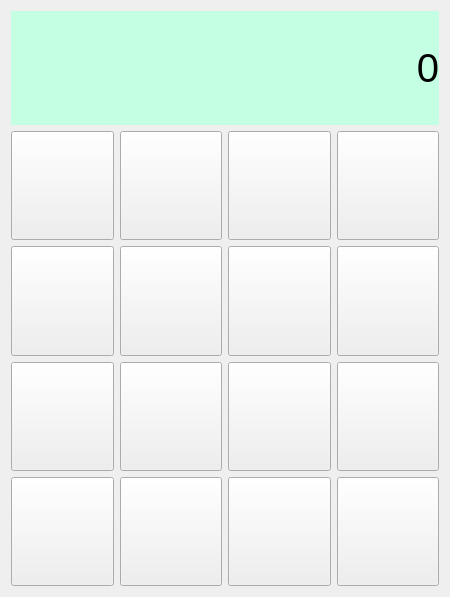
<?xml version="1.0" encoding="UTF-8"?>
<ui version="4.0">
 <class>Form</class>
 <widget class="QWidget" name="Form">
  <property name="geometry">
   <rect>
    <x>0</x>
    <y>0</y>
    <width>450</width>
    <height>597</height>
   </rect>
  </property>
  <property name="windowTitle">
   <string>Form</string>
  </property>
  <layout class="QVBoxLayout" name="verticalLayout" stretch="2,8">
   <item>
    <widget class="QLabel" name="lbl_result">
     <property name="font">
      <font>
       <pointsize>30</pointsize>
      </font>
     </property>
     <property name="styleSheet">
      <string notr="true">
background-color: rgb(196, 255, 228);</string>
     </property>
     <property name="text">
      <string>0</string>
     </property>
     <property name="alignment">
      <set>Qt::AlignRight|Qt::AlignTrailing|Qt::AlignVCenter</set>
     </property>
     <property name="margin">
      <number>20</number>
     </property>
    </widget>
   </item>
   <item>
    <layout class="QVBoxLayout" name="verticalLayout_2" stretch="0,0,0,0">
     <item>
      <layout class="QHBoxLayout" name="horizontalLayout_4">
       <item>
        <widget class="QPushButton" name="btn_7">
         <property name="sizePolicy">
          <sizepolicy hsizetype="Minimum" vsizetype="Preferred">
           <horstretch>0</horstretch>
           <verstretch>0</verstretch>
          </sizepolicy>
         </property>
         <property name="styleSheet">
          <string notr="true">border-image: url(:/number/img_7.png);</string>
         </property>
         <property name="text">
          <string/>
         </property>
         <property name="iconSize">
          <size>
           <width>64</width>
           <height>64</height>
          </size>
         </property>
        </widget>
       </item>
       <item>
        <widget class="QPushButton" name="btn_8">
         <property name="sizePolicy">
          <sizepolicy hsizetype="Minimum" vsizetype="Preferred">
           <horstretch>0</horstretch>
           <verstretch>0</verstretch>
          </sizepolicy>
         </property>
         <property name="styleSheet">
          <string notr="true">border-image: url(:/number/img_8.png);</string>
         </property>
         <property name="text">
          <string/>
         </property>
         <property name="iconSize">
          <size>
           <width>64</width>
           <height>64</height>
          </size>
         </property>
        </widget>
       </item>
       <item>
        <widget class="QPushButton" name="btn_9">
         <property name="sizePolicy">
          <sizepolicy hsizetype="Minimum" vsizetype="Preferred">
           <horstretch>0</horstretch>
           <verstretch>0</verstretch>
          </sizepolicy>
         </property>
         <property name="styleSheet">
          <string notr="true">border-image: url(:/number/img_9.png);</string>
         </property>
         <property name="text">
          <string/>
         </property>
         <property name="iconSize">
          <size>
           <width>64</width>
           <height>64</height>
          </size>
         </property>
        </widget>
       </item>
       <item>
        <widget class="QPushButton" name="btn_add">
         <property name="sizePolicy">
          <sizepolicy hsizetype="Minimum" vsizetype="Preferred">
           <horstretch>0</horstretch>
           <verstretch>0</verstretch>
          </sizepolicy>
         </property>
         <property name="styleSheet">
          <string notr="true">border-image: url(:/opcode/img_add.png);</string>
         </property>
         <property name="text">
          <string/>
         </property>
         <property name="iconSize">
          <size>
           <width>64</width>
           <height>64</height>
          </size>
         </property>
         <property name="shortcut">
          <string>+</string>
         </property>
        </widget>
       </item>
      </layout>
     </item>
     <item>
      <layout class="QHBoxLayout" name="horizontalLayout_3">
       <item>
        <widget class="QPushButton" name="btn_4">
         <property name="sizePolicy">
          <sizepolicy hsizetype="Minimum" vsizetype="Preferred">
           <horstretch>0</horstretch>
           <verstretch>0</verstretch>
          </sizepolicy>
         </property>
         <property name="styleSheet">
          <string notr="true">border-image: url(:/number/img_4.png);</string>
         </property>
         <property name="text">
          <string/>
         </property>
         <property name="iconSize">
          <size>
           <width>64</width>
           <height>64</height>
          </size>
         </property>
        </widget>
       </item>
       <item>
        <widget class="QPushButton" name="btn_5">
         <property name="sizePolicy">
          <sizepolicy hsizetype="Minimum" vsizetype="Preferred">
           <horstretch>0</horstretch>
           <verstretch>0</verstretch>
          </sizepolicy>
         </property>
         <property name="styleSheet">
          <string notr="true">border-image: url(:/number/img_5.png);</string>
         </property>
         <property name="text">
          <string/>
         </property>
         <property name="iconSize">
          <size>
           <width>64</width>
           <height>64</height>
          </size>
         </property>
        </widget>
       </item>
       <item>
        <widget class="QPushButton" name="btn_6">
         <property name="sizePolicy">
          <sizepolicy hsizetype="Minimum" vsizetype="Preferred">
           <horstretch>0</horstretch>
           <verstretch>0</verstretch>
          </sizepolicy>
         </property>
         <property name="styleSheet">
          <string notr="true">border-image: url(:/number/img_6.png);</string>
         </property>
         <property name="text">
          <string/>
         </property>
         <property name="iconSize">
          <size>
           <width>64</width>
           <height>64</height>
          </size>
         </property>
        </widget>
       </item>
       <item>
        <widget class="QPushButton" name="btn_sub">
         <property name="sizePolicy">
          <sizepolicy hsizetype="Minimum" vsizetype="Preferred">
           <horstretch>0</horstretch>
           <verstretch>0</verstretch>
          </sizepolicy>
         </property>
         <property name="styleSheet">
          <string notr="true">border-image: url(:/opcode/img_sub.png);</string>
         </property>
         <property name="text">
          <string/>
         </property>
         <property name="iconSize">
          <size>
           <width>64</width>
           <height>64</height>
          </size>
         </property>
         <property name="shortcut">
          <string>-</string>
         </property>
        </widget>
       </item>
      </layout>
     </item>
     <item>
      <layout class="QHBoxLayout" name="horizontalLayout">
       <item>
        <widget class="QPushButton" name="btn_1">
         <property name="sizePolicy">
          <sizepolicy hsizetype="Minimum" vsizetype="Preferred">
           <horstretch>0</horstretch>
           <verstretch>0</verstretch>
          </sizepolicy>
         </property>
         <property name="styleSheet">
          <string notr="true">border-image: url(:/number/img_1.png);</string>
         </property>
         <property name="text">
          <string/>
         </property>
         <property name="iconSize">
          <size>
           <width>64</width>
           <height>64</height>
          </size>
         </property>
         <property name="shortcut">
          <string>1</string>
         </property>
        </widget>
       </item>
       <item>
        <widget class="QPushButton" name="btn_2">
         <property name="sizePolicy">
          <sizepolicy hsizetype="Minimum" vsizetype="Preferred">
           <horstretch>0</horstretch>
           <verstretch>0</verstretch>
          </sizepolicy>
         </property>
         <property name="styleSheet">
          <string notr="true">border-image: url(:/number/img_2.png);</string>
         </property>
         <property name="text">
          <string/>
         </property>
         <property name="iconSize">
          <size>
           <width>64</width>
           <height>64</height>
          </size>
         </property>
         <property name="shortcut">
          <string>2</string>
         </property>
        </widget>
       </item>
       <item>
        <widget class="QPushButton" name="btn_3">
         <property name="sizePolicy">
          <sizepolicy hsizetype="Minimum" vsizetype="Preferred">
           <horstretch>0</horstretch>
           <verstretch>0</verstretch>
          </sizepolicy>
         </property>
         <property name="styleSheet">
          <string notr="true">border-image: url(:/number/img_3.png);</string>
         </property>
         <property name="text">
          <string/>
         </property>
         <property name="iconSize">
          <size>
           <width>64</width>
           <height>64</height>
          </size>
         </property>
         <property name="shortcut">
          <string>3</string>
         </property>
        </widget>
       </item>
       <item>
        <widget class="QPushButton" name="btn_mul">
         <property name="sizePolicy">
          <sizepolicy hsizetype="Minimum" vsizetype="Preferred">
           <horstretch>0</horstretch>
           <verstretch>0</verstretch>
          </sizepolicy>
         </property>
         <property name="styleSheet">
          <string notr="true">border-image: url(:/opcode/img_mul.png);</string>
         </property>
         <property name="text">
          <string/>
         </property>
         <property name="iconSize">
          <size>
           <width>64</width>
           <height>64</height>
          </size>
         </property>
         <property name="shortcut">
          <string>*</string>
         </property>
        </widget>
       </item>
      </layout>
     </item>
     <item>
      <layout class="QHBoxLayout" name="horizontalLayout_2">
       <item>
        <widget class="QPushButton" name="btn_clear">
         <property name="sizePolicy">
          <sizepolicy hsizetype="Minimum" vsizetype="Preferred">
           <horstretch>0</horstretch>
           <verstretch>0</verstretch>
          </sizepolicy>
         </property>
         <property name="styleSheet">
          <string notr="true">border-image: url(:/opcode/img_clear.png);</string>
         </property>
         <property name="text">
          <string/>
         </property>
         <property name="iconSize">
          <size>
           <width>64</width>
           <height>64</height>
          </size>
         </property>
         <property name="shortcut">
          <string>C</string>
         </property>
        </widget>
       </item>
       <item>
        <widget class="QPushButton" name="btn_0">
         <property name="sizePolicy">
          <sizepolicy hsizetype="Minimum" vsizetype="Preferred">
           <horstretch>0</horstretch>
           <verstretch>0</verstretch>
          </sizepolicy>
         </property>
         <property name="styleSheet">
          <string notr="true">border-image: url(:/number/img_0.png);</string>
         </property>
         <property name="text">
          <string/>
         </property>
         <property name="iconSize">
          <size>
           <width>64</width>
           <height>64</height>
          </size>
         </property>
        </widget>
       </item>
       <item>
        <widget class="QPushButton" name="btn_equal">
         <property name="sizePolicy">
          <sizepolicy hsizetype="Minimum" vsizetype="Preferred">
           <horstretch>0</horstretch>
           <verstretch>0</verstretch>
          </sizepolicy>
         </property>
         <property name="styleSheet">
          <string notr="true">border-image: url(:/opcode/img_equal.png);</string>
         </property>
         <property name="text">
          <string/>
         </property>
         <property name="iconSize">
          <size>
           <width>64</width>
           <height>64</height>
          </size>
         </property>
        </widget>
       </item>
       <item>
        <widget class="QPushButton" name="btn_div">
         <property name="sizePolicy">
          <sizepolicy hsizetype="Minimum" vsizetype="Preferred">
           <horstretch>0</horstretch>
           <verstretch>0</verstretch>
          </sizepolicy>
         </property>
         <property name="styleSheet">
          <string notr="true">border-image: url(:/opcode/img_div.png);</string>
         </property>
         <property name="text">
          <string/>
         </property>
         <property name="iconSize">
          <size>
           <width>64</width>
           <height>64</height>
          </size>
         </property>
         <property name="shortcut">
          <string>/</string>
         </property>
        </widget>
       </item>
      </layout>
     </item>
    </layout>
   </item>
  </layout>
 </widget>
 <resources>
  <include location="images/calculator.qrc"/>
 </resources>
 <connections/>
</ui>
